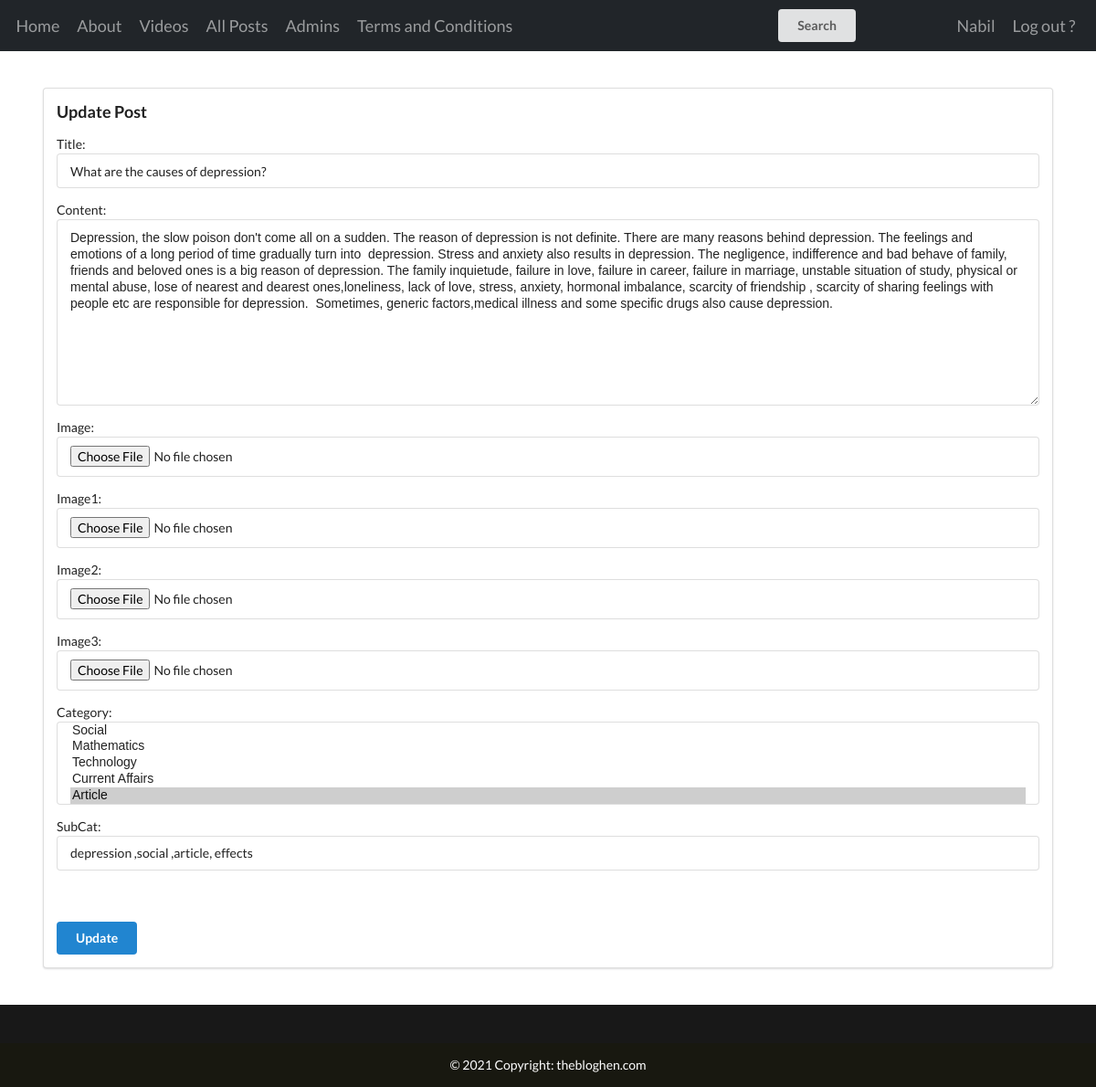
The page /update_post/19 (signed in) on the database its author committed.
### gallary/models.py (models this page shows, shortened)
class images(models.Model):
    title = models.CharField(max_length=350)
    content = RichTextField(blank=True)
    image = models.ImageField(upload_to = 'gallary', validators=[FileExtensionValidator(['png','jpg','jpeg'])],blank = True)
    image1 = models.ImageField(upload_to = 'gallary', validators=[FileExtensionValidator(['png','jpg','jpeg'])],blank = True)
    image2 = models.ImageField(upload_to = 'gallary', validators=[FileExtensionValidator(['png','jpg','jpeg'])],blank = True)
    image3 = models.ImageField(upload_to = 'gallary', validators=[FileExtensionValidator(['png','jpg','jpeg'])],blank = True)
    subCat = models.CharField(blank=True,max_length=400)
    updated = models.DateTimeField(auto_now=True)
    created = models.DateTimeField(auto_now_add=True)
    liked = models.ManyToManyField(User,default=None,related_name='likes',blank=True)
    category  = models.ManyToManyField(Catagory,default=None,related_name='catagory',blank=False,)
    class Meta:
        ordering = ['-created']

### gallary/decorators.py (the view)
        def wrapper_func(request,*args,**kwargs):
            group =None
            if request.user.groups.exists():
                group = request.user.groups.all()[0].name
            if group in allowed_roles:
                return view_func(request,*args,**kwargs)
            else:
                return HttpResponse('You Are Not Authorized to This Page')

### gallary/forms.py
class Post_Model_From(forms.ModelForm):
    class Meta:
        model = images
        fields=['title','content','image','image1','image2','image3','category','subCat']
        content = forms.CharField(widget=RichTextWidget())

### gallary/models.py (called while the page is built)
    def __str__(self):
        return self.name[0:20]

### gallary/views.py (called while the page is built)
@allowed_user(allowed_roles=['admin'])
def update_post(request,pk):
    obj = images.objects.get(id=pk)
    form = Post_Model_From(instance=obj)
    if request.method == 'POST':
        form = Post_Model_From(request.POST,request.FILES,instance=obj)
        if form.is_valid():
            form.save()
            return redirect('newsfeed')
    context = {
        'form':form,
        'id':pk,
    }
    return render (request,'updatepost.html',context)

### gallary/templates/updatepost.html (shortened to what this page needs)
{% extends 'base.html'%}
{% block content%}
<div class="ui segment">
        <h3>Update Post</h3>
        <form action=""  class="ui form" enctype="multipart/form-data" method="POST">
            {{form.media}}{{form.as_p}}
            <button name="update-btn" type="submit" class="ui button primary mt-5">Update</button>
        </form>
</div>
{% endblock content%}

### templates/main/newnavbar.html (shortened to what this page needs)
{% url 'newsfeed' as path_to_newsfeed %}
{% url 'my-videos' as path_to_allvideos %}
{% url 'terms-and-condition' as path_to_terms %}
{% url 'about' as path_to_about %}
{% url 'admin-and-users' as path_to_admin %}
{% url 'all-post' as path_to_allposts %}
{% url 'account_login' as path_to_login %}
{% url 'account_logout' as path_to_logout %}
<nav class="navbar navbar-expand-lg nnavbar navbar navbar-dark bg-dark" >
  <div class="container-fluid">
    <div class="collapse navbar-collapse" id="navbarSupportedContent">
      <ul class="navbar-nav me-auto mb-2 mb-lg-0">
        <li class="nav-item">
          <a class="nav-link {% if request.path == path_to_newsfeed %}active{%endif%}" aria-current="page" href="{% url 'newsfeed' %}">Home</a>
        </li>
        <li class="nav-item">
          <a     class="nav-link {% if request.path == path_to_about %}active{%endif%}"  href="{% url 'about' %}">About</a>
        </li>
        {% if request.user.is_staff %}
        <li class="nav-item">
          <a     class="nav-link {% if request.path == path_to_allvideos %}active{%endif%}" href="{% url 'my-videos' %}">Videos</a>
        </li>
        {% endif %}
        <li class="nav-item">
          {% if request.user.is_staff %}
          <a     class="nav-link {% if request.path == path_to_allposts %}active{%endif%}" href="{% url 'all-post' %}">
            All Posts
          </a>
          {% endif %}
        </li>
        <li class="nav-item">
          {% if request.user.is_staff %}
          <a     class="nav-link {% if request.path == path_to_admin %}active{%endif%}" href="{% url 'admin-and-users' %}" class="item">
            Admins
          </a>
          {% endif %}
        </li>
        <li class="nav-item">
          <a class="nav-link {% if request.path == path_to_terms %}active{%endif%}" href="{% url 'terms-and-condition' %}">Terms and Conditions</a>
        </li>
        </ul>
      {% if request.path == path_to_about or  request.path == path_to_allvideos or request.path == path_to_terms%}
      {% elif request.path == path_to_allposts%}
      <form id="seacrchForm"  class="d-flex searchBox ui input" method="GET">
          {{myfilter.form.title}}
          <button class="ui button" type="submit">Search</button>
      </form>
      {% else %}
      <form id="seacrchForm"  class="d-flex searchBox ui input" method="GET"
      action="{% url 'newsfeed' %}">
          <button class="ui button" type="submit">Search</button>
      </form>
      {% endif %}
      <ul class="nav navbar-nav navbar-right ">
        {% if request.user.is_authenticated %}
          <li class="nav-link">{{request.user}} </li>
        <a href="{% url 'account_logout' %}"  class="nav-link {% if request.path == path_to_logout %}active{%endif%}">
         Log out ?
         </a>
         {% else %}
         <a href="{% url 'account_login' %}?next={{request.path}}" class="nav-link {% if request.path == path_to_login %}active{%endif%}">
         Login
         {% endif %}
        </ul>
    </div>
  </div>
</nav>
<br>
<br>

### templates/main/newnavbar.html (style rules this page uses)
.searchBox { margin-right: 100px; }
.navbar { padding: 10px 0px 10px 0px; }
.nav-link { font-size: large; margin-right: 5px; }

### rows shown on the page
images: title "What are the causes of depression?", content "Depression, the slow poison don't come all on a sudden. The reason of depression is not definite. There are many reasons behind depression. The feelings and emotions of a long period of time gradually turn into depression. Stress and anxiety also results in depression. The negligence, indifference and bad behave of family, friends and beloved ones is a big reason of depression. The family inquietude, failure in love, failure in career, failure in marriage, unstable situation of study, physical or mental abuse, lose of nearest and dearest ones,loneliness, lack of love, stress, anxiety, hormonal imbalance, scarcity of friendship , scarcity of sharing feelings with people etc are responsible…", subCat "depression ,social ,article, effects"

### other values the page prints
{{ request.user }} "Nabil"
